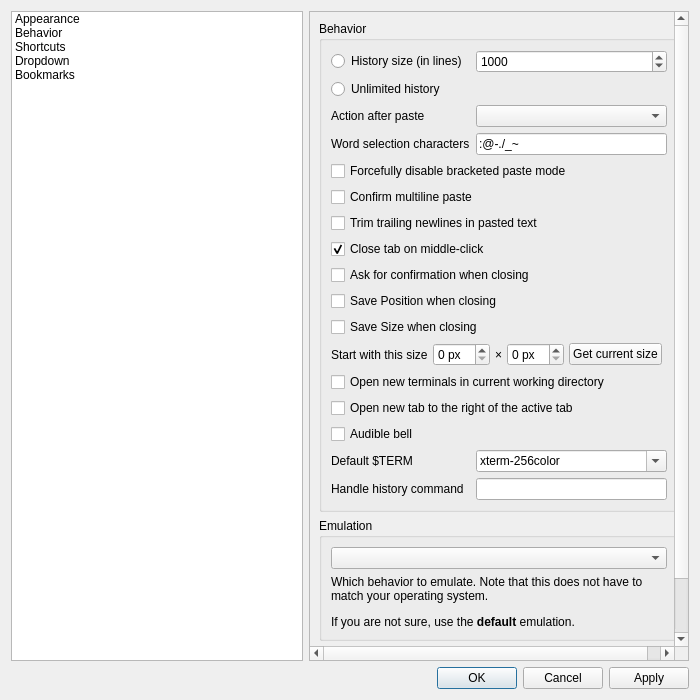
<?xml version="1.0" encoding="UTF-8"?>
<ui version="4.0">
 <class>PropertiesDialog</class>
 <widget class="QDialog" name="PropertiesDialog">
  <property name="geometry">
   <rect>
    <x>0</x>
    <y>0</y>
    <width>700</width>
    <height>700</height>
   </rect>
  </property>
  <property name="windowTitle">
   <string>Terminal settings</string>
  </property>
  <layout class="QGridLayout" name="gridLayout_4">
   <item row="0" column="0">
    <widget class="QListWidget" name="listWidget">
     <item>
      <property name="text">
       <string>Appearance</string>
      </property>
      <property name="icon">
       <iconset theme="preferences-desktop-theme">
        <normaloff>.</normaloff>.</iconset>
      </property>
     </item>
     <item>
      <property name="text">
       <string>Behavior</string>
      </property>
      <property name="icon">
       <iconset theme="preferences-system">
        <normaloff>.</normaloff>.</iconset>
      </property>
     </item>
     <item>
      <property name="text">
       <string>Shortcuts</string>
      </property>
      <property name="icon">
       <iconset theme="preferences-desktop-keyboard">
        <normaloff>.</normaloff>.</iconset>
      </property>
     </item>
     <item>
      <property name="text">
       <string>Dropdown</string>
      </property>
      <property name="icon">
       <iconset theme="utilities-terminal">
        <normaloff>.</normaloff>.</iconset>
      </property>
     </item>
     <item>
      <property name="text">
       <string>Bookmarks</string>
      </property>
      <property name="icon">
       <iconset theme="bookmark-new">
        <normaloff>.</normaloff>.</iconset>
      </property>
     </item>
    </widget>
   </item>
   <item row="0" column="1">
    <widget class="QStackedWidget" name="stackedWidget">
     <property name="frameShape">
      <enum>QFrame::StyledPanel</enum>
     </property>
     <property name="currentIndex">
      <number>1</number>
     </property>
     <widget class="QWidget" name="appearancePage">
      <layout class="QVBoxLayout" name="verticalLayout_4">
       <property name="spacing">
        <number>0</number>
       </property>
       <property name="leftMargin">
        <number>0</number>
       </property>
       <property name="topMargin">
        <number>0</number>
       </property>
       <property name="rightMargin">
        <number>0</number>
       </property>
       <property name="bottomMargin">
        <number>0</number>
       </property>
       <item>
        <widget class="QScrollArea" name="scrollArea">
         <property name="frameShape">
          <enum>QFrame::NoFrame</enum>
         </property>
         <property name="widgetResizable">
          <bool>true</bool>
         </property>
         <widget class="QWidget" name="scrollAreaWidgetContents">
          <property name="geometry">
           <rect>
            <x>0</x>
            <y>0</y>
            <width>384</width>
            <height>775</height>
           </rect>
          </property>
          <layout class="QGridLayout" name="gridLayout_3">
           <item row="0" column="0" rowspan="2" colspan="2">
            <widget class="QWidget" name="fontWidget" native="true">
             <layout class="QHBoxLayout" name="horizontalLayout_2">
              <property name="leftMargin">
               <number>0</number>
              </property>
              <property name="topMargin">
               <number>0</number>
              </property>
              <property name="rightMargin">
               <number>0</number>
              </property>
              <property name="bottomMargin">
               <number>0</number>
              </property>
              <item>
               <widget class="QLabel" name="fontLabel">
                <property name="text">
                 <string>Font</string>
                </property>
                <property name="buddy">
                 <cstring>changeFontButton</cstring>
                </property>
               </widget>
              </item>
              <item>
               <spacer name="fontSpacer">
                <property name="orientation">
                 <enum>Qt::Horizontal</enum>
                </property>
                <property name="sizeHint" stdset="0">
                 <size>
                  <width>40</width>
                  <height>20</height>
                 </size>
                </property>
               </spacer>
              </item>
              <item>
               <widget class="QLabel" name="fontSampleLabel">
                <property name="frameShape">
                 <enum>QFrame::StyledPanel</enum>
                </property>
                <property name="text">
                 <string/>
                </property>
                <property name="wordWrap">
                 <bool>false</bool>
                </property>
               </widget>
              </item>
              <item>
               <widget class="QPushButton" name="changeFontButton">
                <property name="text">
                 <string>&amp;Change...</string>
                </property>
               </widget>
              </item>
             </layout>
            </widget>
           </item>
           <item row="2" column="0">
            <widget class="QLabel" name="label_5">
             <property name="text">
              <string>Color scheme</string>
             </property>
             <property name="buddy">
              <cstring>colorSchemaCombo</cstring>
             </property>
            </widget>
           </item>
           <item row="2" column="1">
            <widget class="QComboBox" name="colorSchemaCombo"/>
           </item>
           <item row="3" column="0">
            <widget class="QLabel" name="label_6">
             <property name="text">
              <string>Widget style</string>
             </property>
             <property name="buddy">
              <cstring>styleComboBox</cstring>
             </property>
            </widget>
           </item>
           <item row="3" column="1">
            <widget class="QComboBox" name="styleComboBox"/>
           </item>
           <item row="4" column="0">
            <widget class="QLabel" name="label_7">
             <property name="text">
              <string>Scrollbar position</string>
             </property>
             <property name="buddy">
              <cstring>scrollBarPos_comboBox</cstring>
             </property>
            </widget>
           </item>
           <item row="4" column="1">
            <widget class="QComboBox" name="scrollBarPos_comboBox"/>
           </item>
           <item row="5" column="0">
            <widget class="QLabel" name="label_8">
             <property name="text">
              <string>Tabs position</string>
             </property>
             <property name="buddy">
              <cstring>tabsPos_comboBox</cstring>
             </property>
            </widget>
           </item>
           <item row="5" column="1">
            <widget class="QComboBox" name="tabsPos_comboBox"/>
           </item>
           <item row="6" column="0">
            <widget class="QLabel" name="label_12">
             <property name="text">
              <string>Cursor shape</string>
             </property>
             <property name="buddy">
              <cstring>keybCursorShape_comboBox</cstring>
             </property>
            </widget>
           </item>
           <item row="6" column="1">
            <widget class="QComboBox" name="keybCursorShape_comboBox"/>
           </item>
           <item row="7" column="0" colspan="2">
            <widget class="QCheckBox" name="boldIntenseCheckBox">
             <property name="toolTip">
              <string>Toggles usage of bold font face for rendering intense colors</string>
             </property>
             <property name="text">
              <string>Use bold font face for intense colors</string>
             </property>
            </widget>
           </item>
           <item row="8" column="0" colspan="2">
            <widget class="QCheckBox" name="menuAccelCheckBox">
             <property name="toolTip">
              <string>Accelerators are activated by Alt and can interfere with the terminal.</string>
             </property>
             <property name="text">
              <string>No menu bar accelerator</string>
             </property>
            </widget>
           </item>
           <item row="9" column="0" colspan="2">
            <widget class="QCheckBox" name="showMenuCheckBox">
             <property name="text">
              <string>Show the menu bar</string>
             </property>
            </widget>
           </item>
           <item row="10" column="0" colspan="2">
            <widget class="QCheckBox" name="borderlessCheckBox">
             <property name="text">
              <string>&amp;Hide Window Borders</string>
             </property>
            </widget>
           </item>
           <item row="11" column="0" colspan="2">
            <widget class="QCheckBox" name="hideTabBarCheckBox">
             <property name="text">
              <string>Hide tab bar with only one tab</string>
             </property>
            </widget>
           </item>
           <item row="12" column="0">
            <widget class="QCheckBox" name="fixedTabWidthCheckBox">
             <property name="text">
              <string>Fixed tab width</string>
             </property>
            </widget>
           </item>
           <item row="12" column="1">
            <widget class="QSpinBox" name="fixedTabWidthSpinBox">
             <property name="enabled">
              <bool>false</bool>
             </property>
             <property name="suffix">
              <string> px</string>
             </property>
             <property name="maximum">
              <number>1000</number>
             </property>
            </widget>
           </item>
           <item row="13" column="0" colspan="2">
            <widget class="QCheckBox" name="highlightCurrentCheckBox">
             <property name="text">
              <string>Show a border around the current terminal</string>
             </property>
            </widget>
           </item>
           <item row="14" column="0" colspan="2">
            <widget class="QCheckBox" name="closeTabButtonCheckBox">
             <property name="text">
              <string>Show close button on each tab</string>
             </property>
             <property name="checked">
              <bool>false</bool>
             </property>
            </widget>
           </item>
           <item row="15" column="0" colspan="2">
            <widget class="QCheckBox" name="changeWindowTitleCheckBox">
             <property name="text">
              <string>Change window title based on current terminal</string>
             </property>
            </widget>
           </item>
           <item row="16" column="0" colspan="2">
            <widget class="QCheckBox" name="changeWindowIconCheckBox">
             <property name="text">
              <string>Change window icon based on current terminal</string>
             </property>
            </widget>
           </item>
           <item row="17" column="0" colspan="2">
            <widget class="QCheckBox" name="showTerminalSizeHintCheckBox">
             <property name="text">
              <string>Show terminal size on resize</string>
             </property>
            </widget>
           </item>
           <item row="18" column="0" colspan="2">
            <widget class="QCheckBox" name="enabledBidiSupportCheckBox">
             <property name="text">
              <string>Enable bi-directional text support</string>
             </property>
            </widget>
           </item>
           <item row="19" column="0" colspan="2">
            <widget class="QCheckBox" name="useFontBoxDrawingCharsCheckBox">
             <property name="toolTip">
              <string>Specify whether box drawing characters should be drawn by QTerminal internally or left to underlying font rendering libraries.</string>
             </property>
             <property name="text">
              <string>Use box drawing characters contained in the font</string>
             </property>
            </widget>
           </item>
           <item row="20" column="0">
            <widget class="QLabel" name="label_4">
             <property name="text">
              <string>Application transparency</string>
             </property>
             <property name="buddy">
              <cstring>appTransparencyBox</cstring>
             </property>
            </widget>
           </item>
           <item row="20" column="1">
            <widget class="QSpinBox" name="appTransparencyBox">
             <property name="suffix">
              <string> %</string>
             </property>
             <property name="minimum">
              <number>0</number>
             </property>
             <property name="maximum">
              <number>99</number>
             </property>
             <property name="value">
              <number>0</number>
             </property>
            </widget>
           </item>
           <item row="21" column="0">
            <widget class="QLabel" name="label">
             <property name="text">
              <string>Terminal transparency</string>
             </property>
             <property name="buddy">
              <cstring>termTransparencyBox</cstring>
             </property>
            </widget>
           </item>
           <item row="21" column="1">
            <widget class="QSpinBox" name="termTransparencyBox">
             <property name="suffix">
              <string> %</string>
             </property>
             <property name="minimum">
              <number>0</number>
             </property>
             <property name="maximum">
              <number>100</number>
             </property>
             <property name="value">
              <number>0</number>
             </property>
            </widget>
           </item>
           <item row="22" column="0">
            <widget class="QLabel" name="label_13">
             <property name="text">
              <string>Background image</string>
             </property>
            </widget>
           </item>
           <item row="22" column="1">
            <layout class="QHBoxLayout" name="horizontalLayout_3">
             <item>
              <widget class="QLineEdit" name="backgroundImageLineEdit"/>
             </item>
             <item>
              <widget class="QPushButton" name="chooseBackgroundImageButton">
               <property name="text">
                <string>Select</string>
               </property>
              </widget>
             </item>
            </layout>
           </item>
           <item row="23" column="0">
            <widget class="QLabel" name="label_16">
             <property name="text">
              <string>Background mode</string>
             </property>
            </widget>
           </item>
           <item row="23" column="1">
            <widget class="QComboBox" name="backgroundModecomboBox">
             <item>
              <property name="text">
               <string>None</string>
              </property>
             </item>
             <item>
              <property name="text">
               <string>Stretch</string>
              </property>
             </item>
             <item>
              <property name="text">
               <string>Zoom</string>
              </property>
             </item>
             <item>
              <property name="text">
               <string>Fit</string>
              </property>
             </item>
             <item>
              <property name="text">
               <string>Center</string>
              </property>
             </item>
            </widget>
           </item>
           <item row="24" column="0">
            <widget class="QLabel" name="label_9">
             <property name="text">
              <string>Start with preset</string>
             </property>
             <property name="buddy">
              <cstring>terminalPresetComboBox</cstring>
             </property>
            </widget>
           </item>
           <item row="24" column="1">
            <widget class="QComboBox" name="terminalPresetComboBox">
             <item>
              <property name="text">
               <string>None (single terminal)</string>
              </property>
             </item>
             <item>
              <property name="text">
               <string>2 terminals horizontally</string>
              </property>
             </item>
             <item>
              <property name="text">
               <string>2 terminals vertically</string>
              </property>
             </item>
             <item>
              <property name="text">
               <string>4 terminals</string>
              </property>
             </item>
            </widget>
           </item>
           <item row="25" column="0">
            <widget class="QLabel" name="label_15">
             <property name="text">
              <string>Terminal margin</string>
             </property>
             <property name="buddy">
              <cstring>terminalMarginSpinBox</cstring>
             </property>
            </widget>
           </item>
           <item row="25" column="1">
            <widget class="QSpinBox" name="terminalMarginSpinBox">
             <property name="suffix">
              <string> px</string>
             </property>
            </widget>
           </item>
           <item row="26" column="0" colspan="2">
            <spacer name="verticalSpacer_3">
             <property name="orientation">
              <enum>Qt::Vertical</enum>
             </property>
             <property name="sizeHint" stdset="0">
              <size>
               <width>20</width>
               <height>0</height>
              </size>
             </property>
            </spacer>
           </item>
          </layout>
         </widget>
        </widget>
       </item>
      </layout>
     </widget>
     <widget class="QWidget" name="behaviorPage">
      <layout class="QVBoxLayout" name="verticalLayout_5">
       <property name="spacing">
        <number>0</number>
       </property>
       <property name="leftMargin">
        <number>0</number>
       </property>
       <property name="topMargin">
        <number>0</number>
       </property>
       <property name="rightMargin">
        <number>0</number>
       </property>
       <property name="bottomMargin">
        <number>0</number>
       </property>
       <item>
        <widget class="QScrollArea" name="scrollArea1">
         <property name="frameShape">
          <enum>QFrame::NoFrame</enum>
         </property>
         <property name="widgetResizable">
          <bool>true</bool>
         </property>
         <widget class="QWidget" name="scrollAreaWidgetContents1">
          <property name="geometry">
           <rect>
            <x>0</x>
            <y>0</y>
            <width>398</width>
            <height>771</height>
           </rect>
          </property>
          <layout class="QGridLayout" name="gridLayout_5">
           <item row="2" column="0">
            <spacer name="verticalSpacer_2">
             <property name="orientation">
              <enum>Qt::Vertical</enum>
             </property>
             <property name="sizeHint" stdset="0">
              <size>
               <width>20</width>
               <height>57</height>
              </size>
             </property>
            </spacer>
           </item>
           <item row="0" column="0">
            <widget class="QGroupBox" name="groupBox_2">
             <property name="title">
              <string>Behavior</string>
             </property>
             <layout class="QGridLayout" name="gridLayout_2">
              <item row="0" column="0">
               <widget class="QRadioButton" name="historyLimited">
                <property name="text">
                 <string>History size (in lines)</string>
                </property>
               </widget>
              </item>
              <item row="1" column="0" colspan="2">
               <widget class="QRadioButton" name="historyUnlimited">
                <property name="text">
                 <string>Unlimited history</string>
                </property>
               </widget>
              </item>
              <item row="0" column="1">
               <widget class="QSpinBox" name="historyLimitedTo">
                <property name="minimum">
                 <number>100</number>
                </property>
                <property name="maximum">
                 <number>1000000</number>
                </property>
                <property name="value">
                 <number>1000</number>
                </property>
               </widget>
              </item>
              <item row="2" column="0">
               <widget class="QLabel" name="label_3">
                <property name="text">
                 <string>Action after paste</string>
                </property>
                <property name="buddy">
                 <cstring>motionAfterPasting_comboBox</cstring>
                </property>
               </widget>
              </item>
              <item row="2" column="1">
               <widget class="QComboBox" name="motionAfterPasting_comboBox"/>
              </item>
              <item row="3" column="0">
               <widget class="QLabel" name="label_18">
                <property name="text">
                 <string>Word selection characters</string>
                </property>
               </widget>
              </item>
              <item row="3" column="1">
               <widget class="QLineEdit" name="wordCharactersLineEdit">
                <property name="toolTip">
                 <string>When selecting text by word, consider these characters as part of words in addition to alphanumeric characters</string>
                </property>
                <property name="text">
                 <string>:@-./_~</string>
                </property>
               </widget>
              </item>
              <item row="4" column="0" colspan="2">
               <widget class="QCheckBox" name="disableBracketedPasteModeCheckBox">
                <property name="toolTip">
                 <string>Bracketed paste mode is useful for pasting multiline strings.</string>
                </property>
                <property name="text">
                 <string>Forcefully disable bracketed paste mode</string>
                </property>
               </widget>
              </item>
              <item row="5" column="0" colspan="2">
               <widget class="QCheckBox" name="confirmMultilinePasteCheckBox">
                <property name="text">
                 <string>Confirm multiline paste</string>
                </property>
               </widget>
              </item>
              <item row="6" column="0" colspan="2">
               <widget class="QCheckBox" name="trimPastedTrailingNewlinesCheckBox">
                <property name="text">
                 <string>Trim trailing newlines in pasted text</string>
                </property>
               </widget>
              </item>
              <item row="7" column="0" colspan="2">
               <widget class="QCheckBox" name="closeTabOnMiddleClickCheckBox">
                <property name="text">
                 <string>Close tab on middle-click</string>
                </property>
                <property name="checked">
                 <bool>true</bool>
                </property>
               </widget>
              </item>
              <item row="8" column="0" colspan="2">
               <widget class="QCheckBox" name="askOnExitCheckBox">
                <property name="text">
                 <string>Ask for confirmation when closing</string>
                </property>
               </widget>
              </item>
              <item row="9" column="0" colspan="2">
               <widget class="QCheckBox" name="savePosOnExitCheckBox">
                <property name="text">
                 <string>Save Position when closing</string>
                </property>
               </widget>
              </item>
              <item row="10" column="0" colspan="2">
               <widget class="QCheckBox" name="saveSizeOnExitCheckBox">
                <property name="text">
                 <string>Save Size when closing</string>
                </property>
               </widget>
              </item>
              <item row="11" column="0" colspan="2">
               <layout class="QHBoxLayout" name="horizontalLayout_4">
                <property name="spacing">
                 <number>5</number>
                </property>
                <item>
                 <widget class="QLabel" name="fixedSizeLabel">
                  <property name="text">
                   <string>Start with this size</string>
                  </property>
                 </widget>
                </item>
                <item>
                 <widget class="QSpinBox" name="fixedWithSpinBox">
                  <property name="suffix">
                   <string> px</string>
                  </property>
                 </widget>
                </item>
                <item>
                 <widget class="QLabel" name="xLabel">
                  <property name="text">
                   <string notr="true">×</string>
                  </property>
                 </widget>
                </item>
                <item>
                 <widget class="QSpinBox" name="fixedHeightSpinBox">
                  <property name="suffix">
                   <string> px</string>
                  </property>
                 </widget>
                </item>
                <item>
                 <widget class="QPushButton" name="getCurrentSizeButton">
                  <property name="text">
                   <string>Get current size</string>
                  </property>
                 </widget>
                </item>
                <item>
                 <spacer name="horizontalSpacer">
                  <property name="orientation">
                   <enum>Qt::Horizontal</enum>
                  </property>
                  <property name="sizeType">
                   <enum>QSizePolicy::MinimumExpanding</enum>
                  </property>
                  <property name="sizeHint" stdset="0">
                   <size>
                    <width>5</width>
                    <height>5</height>
                   </size>
                  </property>
                 </spacer>
                </item>
               </layout>
              </item>
              <item row="12" column="0" colspan="2">
               <widget class="QCheckBox" name="useCwdCheckBox">
                <property name="text">
                 <string>Open new terminals in current working directory</string>
                </property>
               </widget>
              </item>
              <item row="13" column="0" colspan="2">
               <widget class="QCheckBox" name="openNewTabRightToActiveTabCheckBox">
                <property name="toolTip">
                 <string>If unchecked the new tab will be opened as the rightmost tab</string>
                </property>
                <property name="text">
                 <string>Open new tab to the right of the active tab</string>
                </property>
               </widget>
              </item>
              <item row="14" column="0">
               <widget class="QCheckBox" name="audibleBellCheckBox">
                <property name="text">
                 <string>Audible bell</string>
                </property>
               </widget>
              </item>
              <item row="15" column="0">
               <widget class="QLabel" name="label_14">
                <property name="text">
                 <string>Default $TERM</string>
                </property>
               </widget>
              </item>
              <item row="15" column="1">
               <widget class="QComboBox" name="termComboBox">
                <property name="sizePolicy">
                 <sizepolicy hsizetype="Expanding" vsizetype="Fixed">
                  <horstretch>0</horstretch>
                  <verstretch>0</verstretch>
                 </sizepolicy>
                </property>
                <property name="editable">
                 <bool>true</bool>
                </property>
                <property name="currentIndex">
                 <number>1</number>
                </property>
                <item>
                 <property name="text">
                  <string notr="true">xterm</string>
                 </property>
                </item>
                <item>
                 <property name="text">
                  <string notr="true">xterm-256color</string>
                 </property>
                </item>
               </widget>
              </item>
              <item row="16" column="1">
               <widget class="QLineEdit" name="handleHistoryLineEdit"/>
              </item>
              <item row="16" column="0">
               <widget class="QLabel" name="label_17">
                <property name="toolTip">
                 <string>This command will be run with an argument containing the file name of a tempfile containing the scrollback history</string>
                </property>
                <property name="text">
                 <string>Handle history command</string>
                </property>
               </widget>
              </item>
             </layout>
            </widget>
           </item>
           <item row="1" column="0">
            <widget class="QGroupBox" name="groupBox_4">
             <property name="title">
              <string>Emulation</string>
             </property>
             <layout class="QGridLayout" name="gridLayout_6">
              <item row="0" column="0">
               <widget class="QComboBox" name="emulationComboBox"/>
              </item>
              <item row="1" column="0">
               <widget class="QLabel" name="label_2">
                <property name="text">
                 <string>&lt;html&gt;&lt;head/&gt;&lt;body&gt;&lt;p&gt;Which behavior to emulate. Note that this does not have to match your operating system.&lt;/p&gt;&lt;p&gt;If you are not sure, use the &lt;span style=&quot; font-weight:600;&quot;&gt;default&lt;/span&gt; emulation.&lt;/p&gt;&lt;/body&gt;&lt;/html&gt;</string>
                </property>
                <property name="textFormat">
                 <enum>Qt::RichText</enum>
                </property>
                <property name="wordWrap">
                 <bool>true</bool>
                </property>
               </widget>
              </item>
             </layout>
            </widget>
           </item>
          </layout>
         </widget>
        </widget>
       </item>
      </layout>
     </widget>
     <widget class="QWidget" name="shortcutsPage">
      <layout class="QVBoxLayout" name="verticalLayout">
       <item>
        <widget class="QTableWidget" name="shortcutsWidget">
         <property name="toolTip">
          <string>To edit a Shortcut:
1. Double-click its Key
2. Press the desired combination and release it
3. Click on a Shortcut or press Enter

To remove/disable a Shortcut, at point 2 press only a modifier (like Shift)</string>
         </property>
         <property name="alternatingRowColors">
          <bool>true</bool>
         </property>
         <property name="verticalScrollMode">
          <enum>QAbstractItemView::ScrollPerPixel</enum>
         </property>
         <property name="horizontalScrollMode">
          <enum>QAbstractItemView::ScrollPerPixel</enum>
         </property>
         <property name="sortingEnabled">
          <bool>true</bool>
         </property>
         <attribute name="horizontalHeaderDefaultSectionSize">
          <number>105</number>
         </attribute>
         <attribute name="horizontalHeaderStretchLastSection">
          <bool>true</bool>
         </attribute>
         <attribute name="verticalHeaderVisible">
          <bool>false</bool>
         </attribute>
         <column>
          <property name="text">
           <string>Shortcut</string>
          </property>
         </column>
         <column>
          <property name="text">
           <string>Key</string>
          </property>
         </column>
        </widget>
       </item>
      </layout>
     </widget>
     <widget class="QWidget" name="dropdownPage">
      <layout class="QVBoxLayout" name="verticalLayout_3">
       <item>
        <widget class="QCheckBox" name="dropShowOnStartCheckBox">
         <property name="text">
          <string>Show on start</string>
         </property>
        </widget>
       </item>
       <item>
        <widget class="QCheckBox" name="dropKeepOpenCheckBox">
         <property name="toolTip">
          <string>A lock button is shown on horizontal tab bar</string>
         </property>
         <property name="text">
          <string>Keep window open when it loses focus</string>
         </property>
        </widget>
       </item>
       <item>
        <widget class="QGroupBox" name="groupBox_3">
         <property name="title">
          <string>Size</string>
         </property>
         <layout class="QVBoxLayout" name="verticalLayout_2">
          <item>
           <layout class="QFormLayout" name="formLayout">
            <property name="fieldGrowthPolicy">
             <enum>QFormLayout::ExpandingFieldsGrow</enum>
            </property>
            <item row="0" column="0">
             <widget class="QLabel" name="dropHeightLabel">
              <property name="text">
               <string>Height</string>
              </property>
              <property name="buddy">
               <cstring>dropHeightSpinBox</cstring>
              </property>
             </widget>
            </item>
            <item row="0" column="1">
             <widget class="QSpinBox" name="dropHeightSpinBox">
              <property name="suffix">
               <string>%</string>
              </property>
             </widget>
            </item>
            <item row="1" column="0">
             <widget class="QLabel" name="dropWidthLabel">
              <property name="text">
               <string>Width</string>
              </property>
              <property name="buddy">
               <cstring>dropWidthSpinBox</cstring>
              </property>
             </widget>
            </item>
            <item row="1" column="1">
             <widget class="QSpinBox" name="dropWidthSpinBox">
              <property name="suffix">
               <string>%</string>
              </property>
             </widget>
            </item>
           </layout>
          </item>
         </layout>
        </widget>
       </item>
       <item>
        <layout class="QFormLayout" name="dropShortCutFormLayout">
         <item row="0" column="0">
          <widget class="QLabel" name="dropShortCutLabel">
           <property name="text">
            <string>Shortcut</string>
           </property>
          </widget>
         </item>
        </layout>
       </item>
       <item>
        <widget class="QLabel" name="waylandLabel">
         <property name="text">
          <string>Note: On Wayland, the shortcut has to be added in the compositor settings for 'qterminal -d'.</string>
         </property>
         <property name="wordWrap">
          <bool>true</bool>
         </property>
        </widget>
       </item>
       <item>
        <spacer name="verticalSpacer_5">
         <property name="orientation">
          <enum>Qt::Vertical</enum>
         </property>
         <property name="sizeHint" stdset="0">
          <size>
           <width>20</width>
           <height>78</height>
          </size>
         </property>
        </spacer>
       </item>
      </layout>
     </widget>
     <widget class="QWidget" name="bookmarksPage">
      <layout class="QGridLayout" name="gridLayout_9">
       <item row="0" column="0">
        <widget class="QCheckBox" name="useBookmarksCheckBox">
         <property name="text">
          <string>Enable bookmarks</string>
         </property>
        </widget>
       </item>
       <item row="1" column="0">
        <layout class="QHBoxLayout" name="FindBookmarkLayout">
         <item>
          <widget class="QLabel" name="label_10">
           <property name="text">
            <string>Bookmark file</string>
           </property>
           <property name="buddy">
            <cstring>bookmarksLineEdit</cstring>
           </property>
          </widget>
         </item>
         <item>
          <widget class="QLineEdit" name="bookmarksLineEdit"/>
         </item>
         <item>
          <widget class="QPushButton" name="bookmarksButton">
           <property name="text">
            <string>Find...</string>
           </property>
          </widget>
         </item>
        </layout>
       </item>
       <item row="2" column="0">
        <widget class="QLabel" name="label_11">
         <property name="text">
          <string>You can specify your own bookmarks file location. It allows easy bookmark sharing with tools like OwnCloud or Dropbox.</string>
         </property>
         <property name="wordWrap">
          <bool>true</bool>
         </property>
        </widget>
       </item>
       <item row="3" column="0">
        <widget class="QGroupBox" name="groupBox_5">
         <property name="title">
          <string>Edit bookmark file contents</string>
         </property>
         <layout class="QGridLayout" name="gridLayout_10">
          <item row="0" column="0">
           <widget class="QPlainTextEdit" name="bookmarkPlainEdit">
            <property name="font">
             <font>
              <family>Bera Sans Mono [bitstream]</family>
              <pointsize>11</pointsize>
             </font>
            </property>
            <property name="lineWrapMode">
             <enum>QPlainTextEdit::NoWrap</enum>
            </property>
           </widget>
          </item>
         </layout>
        </widget>
       </item>
      </layout>
     </widget>
    </widget>
   </item>
   <item row="1" column="0" colspan="2">
    <widget class="QDialogButtonBox" name="buttonBox">
     <property name="orientation">
      <enum>Qt::Horizontal</enum>
     </property>
     <property name="standardButtons">
      <set>QDialogButtonBox::Apply|QDialogButtonBox::Cancel|QDialogButtonBox::Ok</set>
     </property>
    </widget>
   </item>
  </layout>
 </widget>
 <resources/>
 <connections>
  <connection>
   <sender>buttonBox</sender>
   <signal>accepted()</signal>
   <receiver>PropertiesDialog</receiver>
   <slot>accept()</slot>
   <hints>
    <hint type="sourcelabel">
     <x>224</x>
     <y>227</y>
    </hint>
    <hint type="destinationlabel">
     <x>157</x>
     <y>248</y>
    </hint>
   </hints>
  </connection>
  <connection>
   <sender>buttonBox</sender>
   <signal>rejected()</signal>
   <receiver>PropertiesDialog</receiver>
   <slot>reject()</slot>
   <hints>
    <hint type="sourcelabel">
     <x>292</x>
     <y>233</y>
    </hint>
    <hint type="destinationlabel">
     <x>286</x>
     <y>248</y>
    </hint>
   </hints>
  </connection>
  <connection>
   <sender>listWidget</sender>
   <signal>currentRowChanged(int)</signal>
   <receiver>stackedWidget</receiver>
   <slot>setCurrentIndex(int)</slot>
   <hints>
    <hint type="sourcelabel">
     <x>96</x>
     <y>70</y>
    </hint>
    <hint type="destinationlabel">
     <x>147</x>
     <y>24</y>
    </hint>
   </hints>
  </connection>
  <connection>
   <sender>fixedTabWidthCheckBox</sender>
   <signal>toggled(bool)</signal>
   <receiver>fixedTabWidthSpinBox</receiver>
   <slot>setEnabled(bool)</slot>
   <hints>
    <hint type="sourcelabel">
     <x>350</x>
     <y>275</y>
    </hint>
    <hint type="destinationlabel">
     <x>618</x>
     <y>275</y>
    </hint>
   </hints>
  </connection>
  <connection>
   <sender>historyUnlimited</sender>
   <signal>toggled(bool)</signal>
   <receiver>historyLimitedTo</receiver>
   <slot>setDisabled(bool)</slot>
   <hints>
    <hint type="sourcelabel">
     <x>342</x>
     <y>102</y>
    </hint>
    <hint type="destinationlabel">
     <x>640</x>
     <y>77</y>
    </hint>
   </hints>
  </connection>
 </connections>
</ui>
